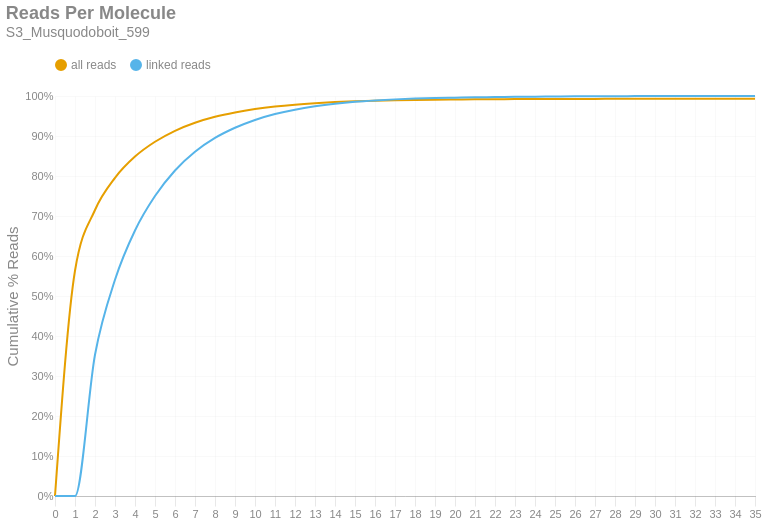

The code cell stored with this chart in its notebook:
### Markdown cell above
### Reads per Molecule
This chart shows the cumulative distribution of the number of reads per linked molecule. That is, how many alignments are associated with a unique molecule. This excludes the number of reads associated with invalid or absent linked-read barcodes. The `linked` histogram is the percentages recalculated when disregarding singletons.

### Code cell
if SKIPLR:
    print_html(f"Skipped")
else:
    counts = np.bincount(valids['reads'].cast(pl.Int64).to_numpy())
    weighted = counts * np.arange(len(counts))
    all_perc = weighted / n_reads
    linked_perc = weighted / n_linked_reads
    linked_perc[1] = 0
    binned_df = pl.DataFrame({
        'readsper': list(range(len(counts))),
        'all reads (cumsum)': np.cumsum(all_perc).tolist(),
        'linked reads (cumsum)': np.cumsum(linked_perc).tolist(),
    })

    with SafeRender(binned_df):
        (
            density_plot(binned_df, 'Reads Per Molecule', samplename, 'readspmol')
            .encode(
                x=alt.X('readsper:O', title=None).axis(labelAngle=0).scale(padding=0),
                y=alt.Y('value:Q', title='Cumulative % Reads').axis(format='%').stack(False),
                color=alt.Color("key:N").scale(domain=["all reads", "linked reads"]),
                tooltip=[
                    alt.Tooltip("key:N", title="Data Type"),
                    alt.Tooltip("readsper:O", title="Reads Per Molecule"),
                    alt.Tooltip("value:Q", format=".2%", title="% Reads (Cum.)")
                ]            
            )
        ).display()

### Figure 1 — Vega-Lite specification as saved in the notebook (floating-point values rounded to 4 significant figures)
{"width": "container", "height": 400, "config": {"title": {"anchor": "start", "dy": -15, "fontSize": 18, "color": "#888888", "subtitleColor": "#888888", "subtitleFontSize": 14}, "arc": {"fill": "#0072B2"}, "axis": {"domainColor": "#888888", "domainWidth": 0.5, "gridWidth": 0.2, "grid": false, "titleFontWeight": 400, "titleFontSize": 15, "labelFontSize": 11, "labelColor": "#888888", "tickColor": "#888888", "tickWidth": 0.2, "titleColor": "#888888"}, "axisBand": {"grid": false}, "axisX": {"grid": true, "tickSize": 10, "domainCap": "round"}, "axisY": {"domain": false, "grid": true, "tickSize": 0, "domainCap": "round"}, "background": "transparent", "header": {"labelFontSize": 15, "labelColor": "#888888", "titleFontSize": 15, "titleFontWeight": 600, "titleColor": "#888888"}, "legend": {"labelFont": "sans-serif", "labelFontSize": 12, "labelColor": "#888888", "symbolSize": 100, "symbolType": "circle", "titleFontSize": 12, "titlePadding": 10, "titleColor": "#888888", "title": null, "orient": "top"}, "range": {"category": ["#E69F00", "#56B4E9", "#009E73", "#F0E442", "#0072B2", "#D55E00", "#CC79A7", "#000000"], "diverging": ["#cfe8f3", "#a2d4ec", "#73bfe2", "#46abdb", "#1696d2", "#12719e"]}, "area": {"fill": "#0072B2", "fillOpacity": 0.7, "line": true, "strokeOpacity": 0.7}, "line": {"color": "#0072B2", "stroke": "#0072B2", "strokeWidth": 2}, "trail": {"color": "#0072B2", "stroke": "#0072B2", "strokeWidth": 0, "size": 1}, "point": {"filled": true, "fillOpacity": 1.0, "size": 95}, "text": {"color": "#888888", "fontSize": 11, "align": "right", "fontWeight": 400, "size": 11}, "bar": {"fill": "#0072B2", "stroke": null}, "view": {"stroke": null, "continuousWidth": 660, "continuousHeight": 400}}, "data": {"name": "data-caf794098232b8a65c51f1317ecc471b"}, "mark": {"type": "line", "interpolate": "monotone", "point": {"opacity": 0, "size": 275}}, "encoding": {"color": {"field": "key", "scale": {"domain": ["all reads", "linked reads"]}, "type": "nominal"}, "tooltip": [{"field": "key", "title": "Data Type", "type": "nominal"}, {"field": "readsper", "title": "Reads Per Molecule", "type": "ordinal"}, {"field": "value", "format": ".2%", "title": "% Reads (Cum.)", "type": "quantitative"}], "x": {"axis": {"labelAngle": 0}, "field": "readsper", "scale": {"padding": 0}, "title": null, "type": "ordinal"}, "y": {"axis": {"format": "%"}, "field": "value", "stack": false, "title": "Cumulative % Reads", "type": "quantitative"}}, "params": [{"name": "param_c36ac31b6afebe62", "select": {"type": "point", "fields": ["key"]}, "bind": "legend"}], "title": {"text": "Reads Per Molecule", "subtitle": "S3_Musquodoboit_599"}, "transform": [{"fold": ["all reads (cumsum)", "linked reads (cumsum)"]}, {"calculate": "replace(datum.key, ' (cumsum)', '')", "as": "key"}, {"filter": {"param": "param_c36ac31b6afebe62"}}], "usermeta": {"embedOptions": {"downloadFileName": "S3_Musquodoboit_599.readspmol"}}, "$schema": "https://vega.github.io/schema/vega-lite/v6.1.0.json", "datasets": {"data-caf794098232b8a65c51f1317ecc471b": [{"readsper": 0, "all reads (cumsum)": 0.0, "linked reads (cumsum)": 0.0}, {"readsper": 1, "all reads (cumsum)": 0.5632, "linked reads (cumsum)": 0.0}, {"readsper": 2, "all reads (cumsum)": 0.715, "linked reads (cumsum)": 0.3532}, {"readsper": 3, "all reads (cumsum)": 0.7955, "linked reads (cumsum)": 0.5405}, {"readsper": 4, "all reads (cumsum)": 0.8486, "linked reads (cumsum)": 0.6639}, {"readsper": 5, "all reads (cumsum)": 0.8856, "linked reads (cumsum)": 0.7499}, {"readsper": 6, "all reads (cumsum)": 0.913, "linked reads (cumsum)": 0.8138}, {"readsper": 7, "all reads (cumsum)": 0.9331, "linked reads (cumsum)": 0.8604}, {"readsper": 8, "all reads (cumsum)": 0.948, "linked reads (cumsum)": 0.8951}, {"readsper": 9, "all reads (cumsum)": 0.9589, "linked reads (cumsum)": 0.9206}, {"readsper": 10, "all reads (cumsum)": 0.9674, "linked reads (cumsum)": 0.9402}, {"readsper": 11, "all reads (cumsum)": 0.9737, "linked reads (cumsum)": 0.9549}, {"readsper": 12, "all reads (cumsum)": 0.9784, "linked reads (cumsum)": 0.9659}, {"readsper": 13, "all reads (cumsum)": 0.982, "linked reads (cumsum)": 0.9742}, {"readsper": 14, "all reads (cumsum)": 0.9847, "linked reads (cumsum)": 0.9806}, {"readsper": 15, "all reads (cumsum)": 0.9868, "linked reads (cumsum)": 0.9854}, {"readsper": 16, "all reads (cumsum)": 0.9883, "linked reads (cumsum)": 0.9889}, {"readsper": 17, "all reads (cumsum)": 0.9895, "linked reads (cumsum)": 0.9916}, {"readsper": 18, "all reads (cumsum)": 0.9903, "linked reads (cumsum)": 0.9935}, {"readsper": 19, "all reads (cumsum)": 0.9909, "linked reads (cumsum)": 0.9948}, {"readsper": 20, "all reads (cumsum)": 0.9913, "linked reads (cumsum)": 0.9958}, {"readsper": 21, "all reads (cumsum)": 0.9917, "linked reads (cumsum)": 0.9968}, {"readsper": 22, "all reads (cumsum)": 0.9919, "linked reads (cumsum)": 0.9973}, {"readsper": 23, "all reads (cumsum)": 0.9922, "linked reads (cumsum)": 0.998}, {"readsper": 24, "all reads (cumsum)": 0.9924, "linked reads (cumsum)": 0.9984}, {"readsper": 25, "all reads (cumsum)": 0.9926, "linked reads (cumsum)": 0.9988}, {"readsper": 26, "all reads (cumsum)": 0.9928, "linked reads (cumsum)": 0.9992}, {"readsper": 27, "all reads (cumsum)": 0.9928, "linked reads (cumsum)": 0.9993}, {"readsper": 28, "all reads (cumsum)": 0.9929, "linked reads (cumsum)": 0.9995}, {"readsper": 29, "all reads (cumsum)": 0.993, "linked reads (cumsum)": 0.9997}, {"readsper": 30, "all reads (cumsum)": 0.993, "linked reads (cumsum)": 0.9998}, {"readsper": 31, "all reads (cumsum)": 0.993, "linked reads (cumsum)": 0.9998}, {"readsper": 32, "all reads (cumsum)": 0.993, "linked reads (cumsum)": 0.9998}, {"readsper": 33, "all reads (cumsum)": 0.9931, "linked reads (cumsum)": 1.0}, {"readsper": 34, "all reads (cumsum)": 0.9931, "linked reads (cumsum)": 1.0}, {"readsper": 35, "all reads (cumsum)": 0.9931, "linked reads (cumsum)": 1.0}]}}
